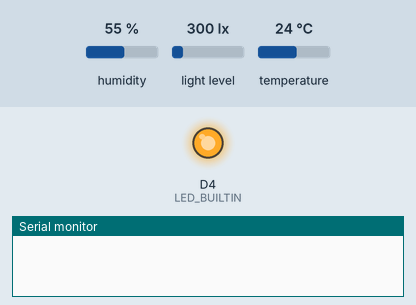
Recording of a sketch running on a simulated ESP8266 (NodeMCU). On the bench: output pins drawn as LEDs (lit = HIGH, except the on-board LED, lit = LOW), the last lines printed to the serial monitor. Inputs (shaded band) come from the test bench; at power-on: humidity 55 %, light level 300 lx, temperature 24 °C. WiFi joins after 1.5 s; servers stay silent unless stated.

Above: at 0.0 s.
At 1.9 s:
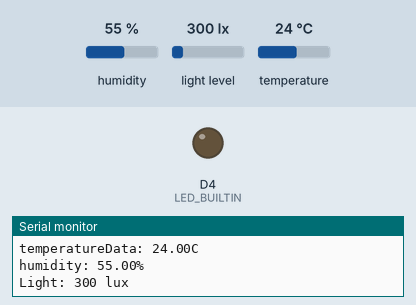
Timing chart, 0 to 3.4 s (numbered marks = the images above):
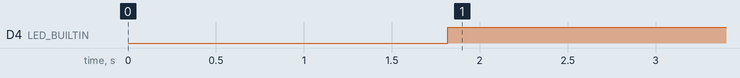

Measured:
- by itself, D4 (LED_BUILTIN): LOW → HIGH at 1.8 s

The sketch:

test-lux.ino
```cpp
#include "DHT.h"
#include <ESP8266WiFi.h>
#include <WiFiClient.h>
#include <ESP8266WebServer.h>
#include <ESP8266HTTPClient.h>
#include <ESP8266mDNS.h>
#include <SPI.h>
#include <MFRC522.h>
#include <WiFiClientSecure.h>
#include <BH1750FVI.h>
#define DHTPIN D5

#define DHTTYPE DHT22

DHT dht(DHTPIN,DHTTYPE);
BH1750FVI LightSensor(BH1750FVI::k_DevModeContLowRes);

float humidityData;
float temperatureData;
float fahrenheitData;
uint16_t lux;
//int ledPin = D0;
const char* ssid = "AUNON_2.4G"; //"NP-Park-A513";//
const char* password = "ooy25110"; //"33732036";
//WiFiClient client;
char server[] = "cksmartcare.com";   //eg: 192.168.16.61
const char* fringerprint = "24 CB 69 49 A0 7B 6C F4 22 04 D0 97 00 D6 E0 77 2E fA F2 B7";
WiFiClientSecure client;

void setup()
{
 Serial.begin(115200);
  delay(10);
  dht.begin();
  LightSensor.begin();
  // Connect to WiFi network
  Serial.println();
  Serial.println();
  Serial.print("Connecting to ");
  Serial.println(ssid);

  WiFi.begin(ssid, password);

  while (WiFi.status() != WL_CONNECTED) {
    delay(500);
    Serial.print(".");
  }
  Serial.println("");
  Serial.println("WiFi connected");

  // Start the server
//  server.begin();
  Serial.println("Server started");
  Serial.print(WiFi.localIP());
  delay(100);
  Serial.println("connecting...");
  pinMode(LED_BUILTIN, OUTPUT);
 }
void loop()
{
  digitalWrite(LED_BUILTIN, LOW);
  lux = LightSensor.GetLightIntensity();
  humidityData = dht.readHumidity();
  temperatureData = dht.readTemperature(),1;
  fahrenheitData = dht.readTemperature(true),1;
  client.setFingerprint(fringerprint);
  Sending_To_phpmyadmindatabase();
  digitalWrite(LED_BUILTIN, HIGH);
  delay(600000); // interval
 }

 void Sending_To_phpmyadmindatabase()   //CONNECTING WITH MYSQL
 {
   if (client.connect(server, 443)) {

    Serial.println("connected");
    // Make a HTTP request:
    client.print("GET /send-data-sensor?sm_temperature=");     //YOUR URL
    Serial.print("temperatureData: ");
    Serial.print(temperatureData); //องศาC
    Serial.println("C");
    client.print(temperatureData); //ความชื่น
    client.print("&sm_humudity="); //ความชื่น
    Serial.print("humidity: ");
    client.print(humidityData);
    Serial.print(humidityData);
    Serial.println("%");
    client.print("&sm_light_intensity="); //ความเข้มแสง
    client.print(lux); //ความเข้มแสง
    Serial.print("Light: ");
    Serial.print(lux);
    Serial.println(" lux");
    client.print(" ");      //SPACE BEFORE HTTP/1.1
    client.print("HTTP/1.1");
    client.println();
    client.println("Host: cksmartcare.com");
    client.println("Connection: close");
    client.println();
  } else {
    // if you didn't get a connection to the server:
    Serial.println("connection failed");
  }
 }
```
